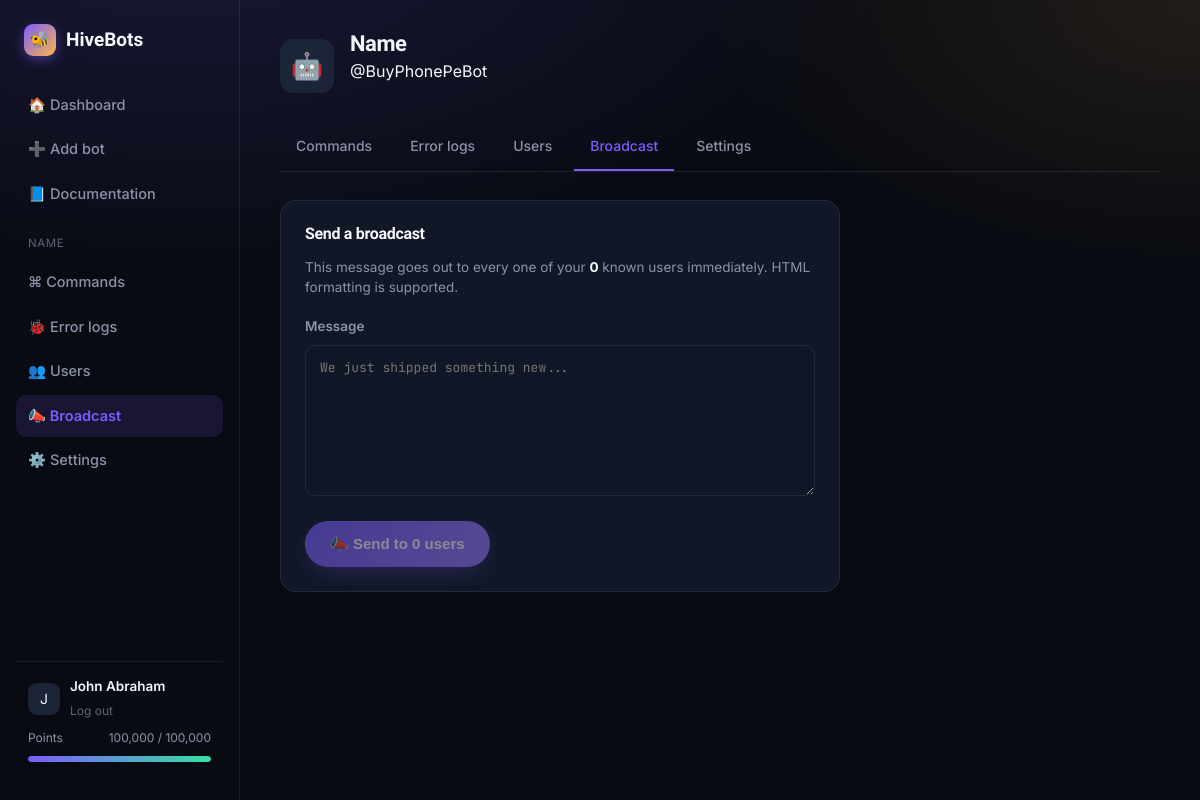
Page /bots/1/broadcast (signed in) on the committed database.
### tables this page shows
CREATE TABLE bots (
    id INTEGER PRIMARY KEY AUTOINCREMENT,
    user_id INTEGER NOT NULL,
    name TEXT NOT NULL,
    username TEXT,
    token TEXT NOT NULL,
    secret TEXT NOT NULL,
    is_active INTEGER NOT NULL DEFAULT 0,
    avatar_emoji TEXT DEFAULT '🤖',
    created_at REAL NOT NULL,
    FOREIGN KEY(user_id) REFERENCES users(id)
);

CREATE TABLE users (
    id INTEGER PRIMARY KEY AUTOINCREMENT,
    email TEXT UNIQUE NOT NULL,
    name TEXT NOT NULL,
    password_hash TEXT NOT NULL,
    points_remaining INTEGER NOT NULL DEFAULT 100000,
    points_total INTEGER NOT NULL DEFAULT 100000,
    points_reset_month TEXT NOT NULL,
    created_at REAL NOT NULL
);

### app.py (the view, shortened to what this page needs)
@app.route("/bots/<int:bot_id>/broadcast", methods=["GET", "POST"])
@login_required
def bot_broadcast(bot_id):
    bot = get_owned_bot_or_404(bot_id)
    with get_db() as conn:
        audience = conn.execute("SELECT COUNT(*) c FROM bot_users WHERE bot_id=?", (bot_id,)).fetchone()["c"]
    return render_template("bot_broadcast.html", bot=bot, tab="broadcast", audience=audience)

### app.py (called while the page is built, shortened)
def current_month_key():
    return datetime.utcnow().strftime("%Y-%m")

def login_required(view):
    @wraps(view)
    def wrapped(*args, **kwargs):
        if not session.get("user_id"):
            return redirect(url_for("login", next=request.path))
        return view(*args, **kwargs)
    return wrapped

def get_current_user():
    if not session.get("user_id"):
        return None
    with get_db() as conn:
        row = conn.execute("SELECT * FROM users WHERE id=?", (session["user_id"],)).fetchone()
    return row

@app.before_request
def load_user():
    g.user = get_current_user()

@app.context_processor
def inject_globals():
    return {"current_user": g.get("user"), "year": datetime.utcnow().year}

def get_owned_bot_or_404(bot_id):
    with get_db() as conn:
        bot = conn.execute("SELECT * FROM bots WHERE id=? AND user_id=?", (bot_id, g.user["id"])).fetchone()
    if not bot:
        abort(404)
    return bot

### db.py (called while the page is built)
@contextmanager
def get_db():
    conn = sqlite3.connect(DB_PATH, timeout=10)
    conn.row_factory = sqlite3.Row
    conn.execute("PRAGMA foreign_keys = ON")
    try:
        yield conn
        conn.commit()
    finally:
        conn.close()

### templates/bot_broadcast.html (shortened to what this page needs)
{% extends "app_base.html" %}
{% block content %}
<div class="bot-header">
  <div class="bot-avatar">{{ bot.avatar_emoji or '🤖' }}</div>
  <div style="flex:1;"><h1 style="font-size:22px;">{{ bot.name }}</h1><p class="sub" style="margin-top:2px;">{{ '@' + bot.username if bot.username else '' }}</p></div>
</div>
<div class="tab-bar">
  <a href="{{ url_for('bot_commands', bot_id=bot.id) }}" class="tab-item">Commands</a>
  <a href="{{ url_for('bot_logs', bot_id=bot.id) }}" class="tab-item">Error logs</a>
  <a href="{{ url_for('bot_users', bot_id=bot.id) }}" class="tab-item">Users</a>
  <a href="{{ url_for('bot_broadcast', bot_id=bot.id) }}" class="tab-item active">Broadcast</a>
  <a href="{{ url_for('bot_settings', bot_id=bot.id) }}" class="tab-item">Settings</a>
</div>
<div style="max-width:560px;">
  <div class="settings-block">
    <h3>Send a broadcast</h3>
    <p class="desc">This message goes out to every one of your <b style="color:var(--text)">{{ audience }}</b> known user{{ '' if audience == 1 else 's' }} immediately. HTML formatting is supported.</p>
    <form method="post">
      <div class="field">
        <label for="text">Message</label>
        <textarea id="text" name="text" rows="6" placeholder="We just shipped something new..." required></textarea>
      </div>
      <button type="submit" class="btn btn-primary" {{ 'disabled' if audience == 0 }}>📣 Send to {{ audience }} user{{ '' if audience == 1 else 's' }}</button>
    </form>
  </div>
</div>
{% endblock %}

### templates/app_base.html (shortened to what this page needs)
<!doctype html>
<html lang="en">
<head>
  <link rel="stylesheet" href="{{ url_for('static', filename='css/style.css') }}">
</head>
<body>
  <div class="app-shell">
    <aside class="sidebar">
      <a href="{{ url_for('index') }}" class="brand"><span class="brand-mark">🐝</span> HiveBots</a>
      <a href="{{ url_for('dashboard') }}" class="side-link {{ 'active' if request.endpoint == 'dashboard' else '' }}">🏠 Dashboard</a>
      <a href="{{ url_for('new_bot') }}" class="side-link {{ 'active' if request.endpoint == 'new_bot' else '' }}">➕ Add bot</a>
      <a href="{{ url_for('docs') }}" class="side-link">📘 Documentation</a>
      {% if bot %}
      <div class="side-section-label">{{ bot.name }}</div>
      <a href="{{ url_for('bot_commands', bot_id=bot.id) }}" class="side-link {{ 'active' if tab == 'commands' else '' }}">⌘ Commands</a>
      <a href="{{ url_for('bot_logs', bot_id=bot.id) }}" class="side-link {{ 'active' if tab == 'logs' else '' }}">🐞 Error logs</a>
      <a href="{{ url_for('bot_users', bot_id=bot.id) }}" class="side-link {{ 'active' if tab == 'users' else '' }}">👥 Users</a>
      <a href="{{ url_for('bot_broadcast', bot_id=bot.id) }}" class="side-link {{ 'active' if tab == 'broadcast' else '' }}">📣 Broadcast</a>
      <a href="{{ url_for('bot_settings', bot_id=bot.id) }}" class="side-link {{ 'active' if tab == 'settings' else '' }}">⚙️ Settings</a>
      {% endif %}
      <div class="sidebar-footer">
        <div style="display:flex; align-items:center; gap:10px;">
          <div style="width:32px;height:32px;border-radius:9px;background:var(--surface-3);display:flex;align-items:center;justify-content:center;font-size:14px;">{{ current_user.name[0]|upper }}</div>
          <div style="min-width:0;">
            <div style="font-size:13.5px; font-weight:600; white-space:nowrap; overflow:hidden; text-overflow:ellipsis;">{{ current_user.name }}</div>
            <a href="{{ url_for('logout') }}" style="font-size:12px; color:var(--muted-2);">Log out</a>
          </div>
        </div>
        <div class="points-meter">
          <div class="label"><span>Points</span><span>{{ '{:,}'.format(current_user.points_remaining) }} / {{ '{:,}'.format(current_user.points_total) }}</span></div>
          <div class="bar"><i style="width:{{ points_pct if points_pct is defined else (100*current_user.points_remaining/current_user.points_total)|round|int }}%"></i></div>
        </div>
      </div>
    </aside>
    <main class="app-main">
      {% block content %}{% endblock %}
    </main>
  </div>
</body>
</html>

### rows in the picture
bots: name "NAME", avatar_emoji "🤖", name "Name", username "@BuyPhonePeBot"
users: name "J", name "John Abraham", points_remaining "100,000", points_total "100,000"

### other values in the picture
{{ audience }} "0"
{{ '' if audience == 1 else 's' }} "s"
